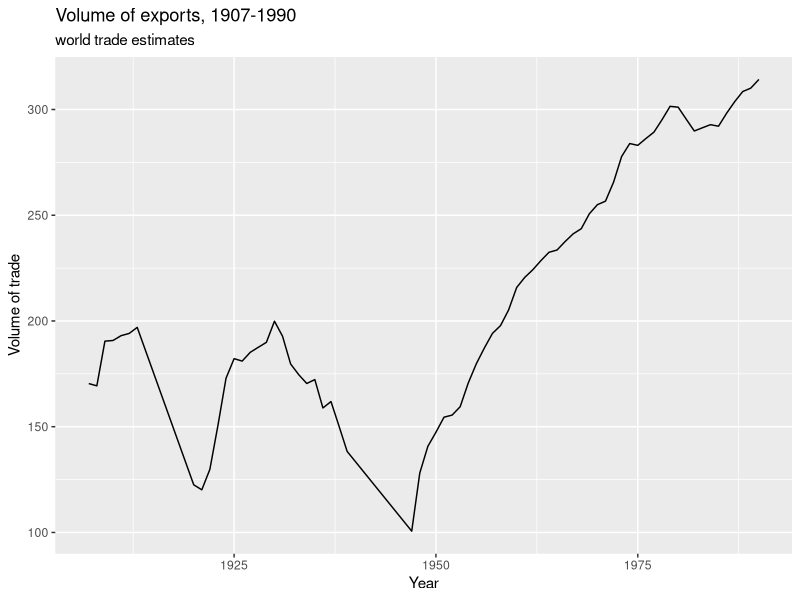

This figure's R source:
## ---- chunk 1
setwd("D:\\intro_stats_r4\\labs\\final")


trade <- read.csv("tradflo.csv")

summary(trade)
dim(trade)

summary(trade$YEAR)

trade1 <- aggregate(trade$XIJL, by=list(Year=trade$YEAR), FUN=sum, na.rm=TRUE)

install.packages(gglot2)

library(ggplot2)
ggplot(trade1, aes(x=Year,
                   y=x, group=1)) +
  geom_line()+
  labs(title="Volume of exports, 1907-1990",
       x="Year",
       y="Volume of trade",
       subtitle="world trade estimates")


##the diagram shows the two periods of decline in international trade - first, late 1910s and first half of 1920s,the second, 1930s and 1940s. The first period is from the WWI till 1925, which was caused by the military confrontation. The second period starts from the Great Depression and lasts by the end of WWII.


## recoding the variables MID, ALLIAL, DEMDL, BIAL, MULTIAL


trade$MIDL[trade$MIDL!=0] <- 1
trade$ALLIAL[trade$ALLIAL!=0] <- 1
trade$DEMDL[trade$DEMDL!=0] <- 1
trade$BIALL[trade$BIALL!=0] <- 1 
trade$MULTIALL[trade$MULTIALL!=0] <-1 


## next step is evalution of average value of export during that time. I will measure it through calculation of mean estimator of XIJL

mean(trade$XIJL, na.rm = TRUE)

##mean volume of export from 5.266335 from 1907 till 1990. 




##Connection between military disputes and export value
mean(trade$XIJL[trade$MIDL==1], na.rm = TRUE) 
mean(trade$XIJL[trade$MIDL==0],na.rm = TRUE) 


##AS the mean estimator showed states with military disputes have a lower trade value, than states which are not have military issues (in case of disputes volume is 3.85; and in case of abscence it equals to 5.32. This approves the first hypothesis that military disputes, abscence of common interests, have a negative impact on the bilateral trade 


##trade flow among the democratic countries 

mean(trade$XIJL[trade$DEMDL==0], na.rm = TRUE)
mean(trade$XIJL[trade$DEMDL==1], na.rm = TRUE)

## The statistics showed the average value of trade among the democratic countries is 6.21, while among the non-democratic countries it is 4.19 |6.21-4.19=2.02|. The difference of 2.02 is substantial to agree to the second hypothesis that democratic governnce facilitate and increase the trade among countries, than other form of governance. As authors of articles assumed, established efficient and just institutions are factors that attract trade actors and create the stability among parties



trade2 <- lm(XIJL~MIDL+TAUL+DEMDL+MULTIALL+GNPIL+POPIL+CGNPJL+POPJL+DISTANCL, data = trade)
summary(trade2)

##According to linear regression, trade flow among the countries are influenced by military disputes, existance of common interests and democratic form of governance. They equally got three stars which means that there is strong correlation between the dependent and independent variables. At the same time, R-squared is 0.6 which points out that model explains the dependency pretty much.



